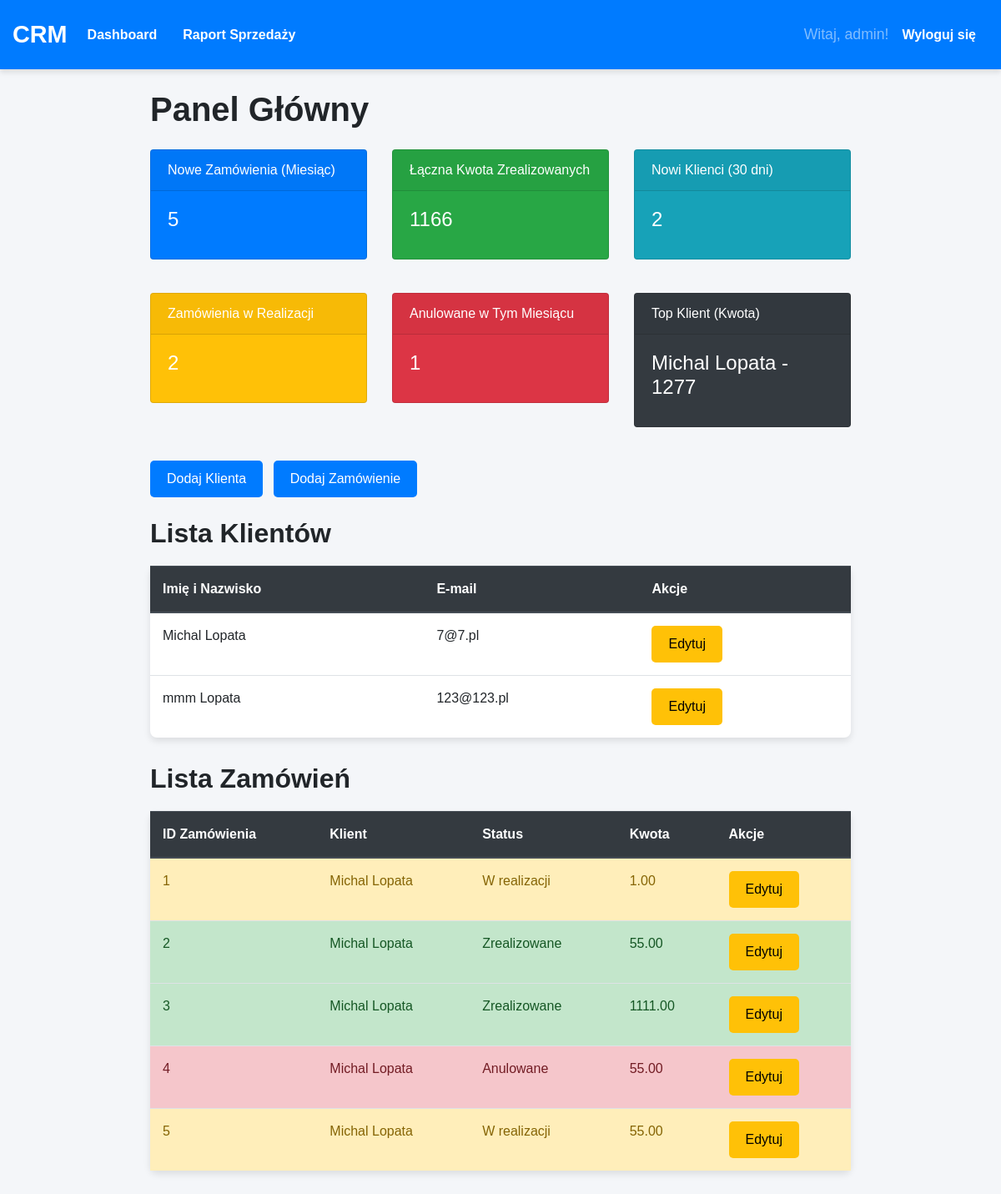
The app's page / (signed in) with its own data.
### crm_app/models.py (models this page shows, shortened)
class Klient(models.Model):
    imie = models.CharField(max_length=50)
    nazwisko = models.CharField(max_length=50)
    adres = models.CharField(max_length=255)
    numer_telefonu = models.CharField(max_length=20)
    email = models.EmailField(unique=True)
    kategoria = models.CharField(max_length=10, choices=[
        ('nowy', 'Nowy'),
        ('staly', 'Stały'),
        ('VIP', 'VIP'),
    ])
    data_dodania = models.DateTimeField(auto_now_add=True)
    def __str__(self):
        return f"{self.imie} {self.nazwisko}"

class Zamowienie(models.Model):
    klient = models.ForeignKey(Klient, on_delete=models.CASCADE)
    data_zamowienia = models.DateTimeField(auto_now_add=True)
    status = models.CharField(max_length=15, choices=[
        ('w_realizacji', 'W realizacji'),
        ('zrealizowane', 'Zrealizowane'),
        ('anulowane', 'Anulowane'),
    ])
    kwota = models.DecimalField(max_digits=10, decimal_places=2)

### crm_app/views.py (the view)
# urls.py: path('', views.dashboard, name='dashboard'),
@login_required
def dashboard(request):
    klienci = Klient.objects.all()
    zamowienia = Zamowienie.objects.all()
    nowe_zamowienia_ilosc = zamowienia.filter(data_zamowienia__month=now().month).count()
    kwota_zrealizowanych = zamowienia.filter(status='zrealizowane').aggregate(Sum('kwota'))['kwota__sum'] or 0
    nowi_klienci = klienci.filter(data_dodania__gte=now() - timedelta(days=30)).count()
    zamowienia_w_realizacji_ilosc = zamowienia.filter(status='w_realizacji').count()
    anulowane_w_miesiacu = zamowienia.filter(status='anulowane', data_zamowienia__month=now().month).count()
    top_klient = zamowienia.values('klient__imie', 'klient__nazwisko').annotate(total_kwota=Sum('kwota')).order_by('-total_kwota').first()
    context = {
        'klienci': klienci,
        'zamowienia': zamowienia,
        'nowe_zamowienia_ilosc': nowe_zamowienia_ilosc,
        'kwota_zrealizowanych': kwota_zrealizowanych,
        'nowi_klienci': nowi_klienci,
        'zamowienia_w_realizacji_ilosc': zamowienia_w_realizacji_ilosc,
        'anulowane_w_miesiacu': anulowane_w_miesiacu,
        'top_klient': top_klient,
    }
    return render(request, 'crm_app/dashboard.html', context)

### crm_app/templates/crm_app/dashboard.html (shortened to what this page needs)
{% extends 'crm_app/base.html' %}
{% load static %}
{% block content %}
    <div class="container mt-4">
        <h1>Panel Główny</h1>
        <div class="row my-4">
            <div class="col-md-4">
                <div class="card text-white bg-primary mb-3">
                    <div class="card-header">Nowe Zamówienia (Miesiąc)</div>
                    <div class="card-body">
                        <h4 class="card-title">{{ nowe_zamowienia_ilosc }}</h4>
                    </div>
                </div>
            </div>
            <div class="col-md-4">
                <div class="card text-white bg-success mb-3">
                    <div class="card-header">Łączna Kwota Zrealizowanych</div>
                    <div class="card-body">
                        <h4 class="card-title">{{ kwota_zrealizowanych|default:"0.00" }}</h4>
                    </div>
                </div>
            </div>
            <div class="col-md-4">
                <div class="card text-white bg-info mb-3">
                    <div class="card-header">Nowi Klienci (30 dni)</div>
                    <div class="card-body">
                        <h4 class="card-title">{{ nowi_klienci }}</h4>
                    </div>
                </div>
            </div>
        </div>
        <div class="row my-4">
            <div class="col-md-4">
                <div class="card text-white bg-warning mb-3">
                    <div class="card-header">Zamówienia w Realizacji</div>
                    <div class="card-body">
                        <h4 class="card-title">{{ zamowienia_w_realizacji_ilosc }}</h4>
                    </div>
                </div>
            </div>
            <div class="col-md-4">
                <div class="card text-white bg-danger mb-3">
                    <div class="card-header">Anulowane w Tym Miesiącu</div>
                    <div class="card-body">
                        <h4 class="card-title">{{ anulowane_w_miesiacu }}</h4>
                    </div>
                </div>
            </div>
            <div class="col-md-4">
                <div class="card text-white bg-dark mb-3">
                    <div class="card-header">Top Klient (Kwota)</div>
                    <div class="card-body">
                        <h4 class="card-title">
                            {% if top_klient %}
                                {{ top_klient.klient__imie }} {{ top_klient.klient__nazwisko }} - {{ top_klient.total_kwota }}
                            {% else %}
                                Brak danych
                            {% endif %}
                        </h4>
                    </div>
                </div>
            </div>
        </div>
        <div class="mb-4">
            {% if perms.crm_app.add_klient %}
                <a href="{% url 'dodaj-klienta' %}" class="btn btn-primary mr-2">Dodaj Klienta</a>
            {% endif %}
            {% if perms.crm_app.add_zamowienie %}
                <a href="{% url 'dodaj-zamowienie' %}" class="btn btn-primary">Dodaj Zamówienie</a>
            {% endif %}
        </div>
        <h2 class="mt-4">Lista Klientów</h2>
        <table class="table table-hover">
            <thead class="thead-dark">
                <tr>
                    <th>Imię i Nazwisko</th>
                    <th>E-mail</th>
                    <th>Akcje</th>
                </tr>
            </thead>
            <tbody>
                {% for klient in klienci %}
                    <tr>
                        <td>{{ klient.imie }} {{ klient.nazwisko }}</td>
                        <td>{{ klient.email }}</td>
                        <td>
                            {% if perms.crm_app.change_klient %}
                                <a href="{% url 'edytuj-klienta' klient.id %}" class="btn btn-sm btn-warning">Edytuj</a>
                            {% endif %}
                        </td>
                    </tr>
                {% empty %}
                    <tr>
                        <td colspan="3">Brak klientów.</td>
                    </tr>
                {% endfor %}
            </tbody>
        </table>
        <h2 class="mt-4">Lista Zamówień</h2>
        <table class="table table-hover">
            <thead class="thead-dark">
                <tr>
                    <th>ID Zamówienia</th>
                    <th>Klient</th>
                    <th>Status</th>
                    <th>Kwota</th>
                    <th>Akcje</th>
                </tr>
            </thead>
            <tbody>
                {% for zamowienie in zamowienia %}
                    <tr
                        {% if zamowienie.status == 'w_realizacji' %}
                            class="table-warning"
                        {% elif zamowienie.status == 'anulowane' %}
                            class="table-danger"
                        {% elif zamowienie.status == 'zrealizowane' %}
                            class="table-success"
                        {% endif %}
                    >
                        <td>{{ zamowienie.id }}</td>
                        <td>{{ zamowienie.klient }}</td>
                        <td>{{ zamowienie.get_status_display }}</td>
                        <td>{{ zamowienie.kwota }}</td>
                        <td>
                            {% if perms.crm_app.change_zamowienie %}
                                <a href="{% url 'edytuj-zamowienie' zamowienie.id %}" class="btn btn-sm btn-warning">Edytuj</a>
                            {% endif %}
                        </td>
                    </tr>
                {% empty %}
                    <tr>
                        <td colspan="5">Brak zamówień.</td>
                    </tr>
                {% endfor %}
            </tbody>
        </table>
    </div>
{% endblock %}

### crm_app/templates/crm_app/base.html (shortened to what this page needs)
{% load static %}
<!DOCTYPE html>
<html lang="pl">
<head>
    <link rel="stylesheet" href="https://stackpath.bootstrapcdn.com/bootstrap/4.5.2/css/bootstrap.min.css">
    <link rel="stylesheet" type="text/css" href="{% static 'crm_app/styles.css' %}">
</head>
<body>
    <nav class="navbar navbar-expand-lg navbar-dark bg-primary">
        <a class="navbar-brand" href="{% url 'dashboard' %}">CRM</a>
        <div class="collapse navbar-collapse" id="navbarNav">
            <ul class="navbar-nav mr-auto">
                {% if user.is_authenticated %}
                    <li class="nav-item">
                        <a class="nav-link" href="{% url 'dashboard' %}">Dashboard</a>
                    </li>
                    <li class="nav-item">
                        <a class="nav-link" href="{% url 'raport-sprzedazy' %}">Raport Sprzedaży</a>
                    </li>
                {% endif %}
            </ul>
            <ul class="navbar-nav ml-auto align-items-center">
                {% if user.is_authenticated %}
                    <li class="nav-item">
                        <span class="navbar-text mr-3">Witaj, {{ user.username }}!</span>
                    </li>
                    <li class="nav-item">
                        <a href="{% url 'logout' %}" class="nav-link text-white" style="padding: 0;">Wyloguj się</a>
                    </li>
                {% endif %}
            </ul>
        </div>
    </nav>
    <div class="container mt-4">
        {% block content %}
        {% endblock %}
    </div>
</body>
</html>

### crm_app/static/crm_app/styles.css (style rules this page uses)
body { background-color: #f4f6f9; font-family: 'Arial', sans-serif; color: #333; }
h1, h2 { color: #212529; margin-bottom: 20px; font-weight: bold; }
h1 { font-size: 2.5rem; }
h2 { font-size: 2rem; }
.navbar { background-color: #007bff; padding: 15px; box-shadow: 0 4px 6px rgba(0, 0, 0, 0.1); }
.navbar-brand { font-size: 1.8rem; font-weight: bold; color: #ffffff !important; }
.navbar-nav .nav-link { color: #ffffff !important; font-weight: 600; margin-right: 15px; }
.navbar-text { font-size: 1.1rem; color: #ffffff; }
.btn { padding: 10px 20px; font-size: 1rem; border-radius: 5px; transition: all 0.3s ease-in-out; }
.btn-primary { background-color: #007bff; color: #fff; border: none; }
.btn-warning { background-color: #ffc107; color: black; border: none; }
.table { width: 100%; margin-bottom: 30px; background-color: #ffffff; border-radius: 8px; box-shadow: 0 4px 8px rgba(0, 0, 0, 0.1); }
.table th, .table td { padding: 15px; text-align: left; border-bottom: 1px solid #dee2e6; }
.table th { background-color: #007bff; color: #ffffff; font-weight: bold; }
.table tr:last-child td { border-bottom: none; }
.table-warning { background-color: #fff3cd; color: #856404; }
.table-danger { background-color: #f8d7da; color: #721c24; }
.table-success { background-color: #d4edda; color: #155724; }
.mt-4 { margin-top: 1.5rem !important; }
.container { margin-top: 50px; max-width: 900px; }
.mr-3 { margin-right: 1rem !important; }

### records on screen
Klient: klient__imie "Michal", imie "Michal", nazwisko "Lopata", email "7@7.pl"
Klient: imie "mmm", nazwisko "Lopata", email "123@123.pl"
Zamowienie: id "1", klient "Michal Lopata", status "W realizacji", kwota "1.00"
Zamowienie: id "2", klient "Michal Lopata", status "Zrealizowane", kwota "55.00"
Zamowienie: id "3", klient "Michal Lopata", status "Zrealizowane", kwota "1111.00"
Zamowienie: id "4", klient "Michal Lopata", status "Anulowane", kwota "55.00"
Zamowienie: id "5", klient "Michal Lopata", status "W realizacji", kwota "55.00"

### other values on screen
{{ user.username }} "admin"
{{ nowe_zamowienia_ilosc }} "5"
{{ kwota_zrealizowanych|default:"0.00" }} "1166"
{{ nowi_klienci }} "2"
{{ zamowienia_w_realizacji_ilosc }} "2"
{{ anulowane_w_miesiacu }} "1"
{{ top_klient.klient__nazwisko }} "Lopata"
{{ top_klient.total_kwota }} "1277"
